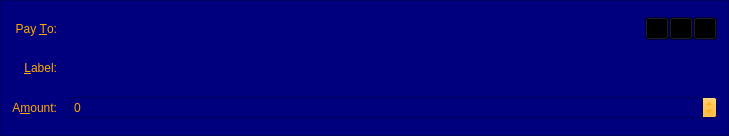
<?xml version="1.0" encoding="UTF-8"?>
<ui version="4.0">
 <class>SendCoinsEntry</class>
 <widget class="QFrame" name="SendCoinsEntry">
  <property name="geometry">
   <rect>
    <x>0</x>
    <y>0</y>
    <width>729</width>
    <height>136</height>
   </rect>
  </property>
  <property name="palette">
   <palette>
    <active>
     <colorrole role="WindowText">
      <brush brushstyle="SolidPattern">
       <color alpha="255">
        <red>255</red>
        <green>170</green>
        <blue>0</blue>
       </color>
      </brush>
     </colorrole>
     <colorrole role="Button">
      <brush brushstyle="SolidPattern">
       <color alpha="255">
        <red>255</red>
        <green>170</green>
        <blue>0</blue>
       </color>
      </brush>
     </colorrole>
     <colorrole role="Light">
      <brush brushstyle="SolidPattern">
       <color alpha="255">
        <red>255</red>
        <green>170</green>
        <blue>0</blue>
       </color>
      </brush>
     </colorrole>
     <colorrole role="Midlight">
      <brush brushstyle="SolidPattern">
       <color alpha="255">
        <red>255</red>
        <green>170</green>
        <blue>0</blue>
       </color>
      </brush>
     </colorrole>
     <colorrole role="Dark">
      <brush brushstyle="SolidPattern">
       <color alpha="255">
        <red>255</red>
        <green>170</green>
        <blue>0</blue>
       </color>
      </brush>
     </colorrole>
     <colorrole role="Mid">
      <brush brushstyle="SolidPattern">
       <color alpha="255">
        <red>255</red>
        <green>170</green>
        <blue>0</blue>
       </color>
      </brush>
     </colorrole>
     <colorrole role="Text">
      <brush brushstyle="SolidPattern">
       <color alpha="255">
        <red>255</red>
        <green>170</green>
        <blue>0</blue>
       </color>
      </brush>
     </colorrole>
     <colorrole role="BrightText">
      <brush brushstyle="SolidPattern">
       <color alpha="255">
        <red>255</red>
        <green>170</green>
        <blue>0</blue>
       </color>
      </brush>
     </colorrole>
     <colorrole role="ButtonText">
      <brush brushstyle="SolidPattern">
       <color alpha="255">
        <red>255</red>
        <green>170</green>
        <blue>0</blue>
       </color>
      </brush>
     </colorrole>
     <colorrole role="Base">
      <brush brushstyle="SolidPattern">
       <color alpha="255">
        <red>0</red>
        <green>0</green>
        <blue>127</blue>
       </color>
      </brush>
     </colorrole>
     <colorrole role="Window">
      <brush brushstyle="SolidPattern">
       <color alpha="255">
        <red>0</red>
        <green>0</green>
        <blue>127</blue>
       </color>
      </brush>
     </colorrole>
     <colorrole role="HighlightedText">
      <brush brushstyle="SolidPattern">
       <color alpha="255">
        <red>0</red>
        <green>0</green>
        <blue>127</blue>
       </color>
      </brush>
     </colorrole>
     <colorrole role="AlternateBase">
      <brush brushstyle="SolidPattern">
       <color alpha="255">
        <red>0</red>
        <green>0</green>
        <blue>127</blue>
       </color>
      </brush>
     </colorrole>
     <colorrole role="NoRole">
      <brush brushstyle="SolidPattern">
       <color alpha="255">
        <red>0</red>
        <green>0</green>
        <blue>127</blue>
       </color>
      </brush>
     </colorrole>
     <colorrole role="ToolTipBase">
      <brush brushstyle="SolidPattern">
       <color alpha="255">
        <red>0</red>
        <green>0</green>
        <blue>127</blue>
       </color>
      </brush>
     </colorrole>
     <colorrole role="ToolTipText">
      <brush brushstyle="SolidPattern">
       <color alpha="255">
        <red>255</red>
        <green>170</green>
        <blue>0</blue>
       </color>
      </brush>
     </colorrole>
    </active>
    <inactive>
     <colorrole role="WindowText">
      <brush brushstyle="SolidPattern">
       <color alpha="255">
        <red>255</red>
        <green>170</green>
        <blue>0</blue>
       </color>
      </brush>
     </colorrole>
     <colorrole role="Button">
      <brush brushstyle="SolidPattern">
       <color alpha="255">
        <red>255</red>
        <green>170</green>
        <blue>0</blue>
       </color>
      </brush>
     </colorrole>
     <colorrole role="Light">
      <brush brushstyle="SolidPattern">
       <color alpha="255">
        <red>255</red>
        <green>170</green>
        <blue>0</blue>
       </color>
      </brush>
     </colorrole>
     <colorrole role="Midlight">
      <brush brushstyle="SolidPattern">
       <color alpha="255">
        <red>255</red>
        <green>170</green>
        <blue>0</blue>
       </color>
      </brush>
     </colorrole>
     <colorrole role="Dark">
      <brush brushstyle="SolidPattern">
       <color alpha="255">
        <red>255</red>
        <green>170</green>
        <blue>0</blue>
       </color>
      </brush>
     </colorrole>
     <colorrole role="Mid">
      <brush brushstyle="SolidPattern">
       <color alpha="255">
        <red>255</red>
        <green>170</green>
        <blue>0</blue>
       </color>
      </brush>
     </colorrole>
     <colorrole role="Text">
      <brush brushstyle="SolidPattern">
       <color alpha="255">
        <red>255</red>
        <green>170</green>
        <blue>0</blue>
       </color>
      </brush>
     </colorrole>
     <colorrole role="BrightText">
      <brush brushstyle="SolidPattern">
       <color alpha="255">
        <red>255</red>
        <green>170</green>
        <blue>0</blue>
       </color>
      </brush>
     </colorrole>
     <colorrole role="ButtonText">
      <brush brushstyle="SolidPattern">
       <color alpha="255">
        <red>255</red>
        <green>170</green>
        <blue>0</blue>
       </color>
      </brush>
     </colorrole>
     <colorrole role="Base">
      <brush brushstyle="SolidPattern">
       <color alpha="255">
        <red>0</red>
        <green>0</green>
        <blue>127</blue>
       </color>
      </brush>
     </colorrole>
     <colorrole role="Window">
      <brush brushstyle="SolidPattern">
       <color alpha="255">
        <red>0</red>
        <green>0</green>
        <blue>127</blue>
       </color>
      </brush>
     </colorrole>
     <colorrole role="HighlightedText">
      <brush brushstyle="SolidPattern">
       <color alpha="255">
        <red>0</red>
        <green>0</green>
        <blue>127</blue>
       </color>
      </brush>
     </colorrole>
     <colorrole role="AlternateBase">
      <brush brushstyle="SolidPattern">
       <color alpha="255">
        <red>0</red>
        <green>0</green>
        <blue>127</blue>
       </color>
      </brush>
     </colorrole>
     <colorrole role="NoRole">
      <brush brushstyle="SolidPattern">
       <color alpha="255">
        <red>0</red>
        <green>0</green>
        <blue>127</blue>
       </color>
      </brush>
     </colorrole>
     <colorrole role="ToolTipBase">
      <brush brushstyle="SolidPattern">
       <color alpha="255">
        <red>0</red>
        <green>0</green>
        <blue>127</blue>
       </color>
      </brush>
     </colorrole>
     <colorrole role="ToolTipText">
      <brush brushstyle="SolidPattern">
       <color alpha="255">
        <red>255</red>
        <green>170</green>
        <blue>0</blue>
       </color>
      </brush>
     </colorrole>
    </inactive>
    <disabled>
     <colorrole role="WindowText">
      <brush brushstyle="SolidPattern">
       <color alpha="255">
        <red>255</red>
        <green>170</green>
        <blue>0</blue>
       </color>
      </brush>
     </colorrole>
     <colorrole role="Button">
      <brush brushstyle="SolidPattern">
       <color alpha="255">
        <red>255</red>
        <green>170</green>
        <blue>0</blue>
       </color>
      </brush>
     </colorrole>
     <colorrole role="Light">
      <brush brushstyle="SolidPattern">
       <color alpha="255">
        <red>255</red>
        <green>170</green>
        <blue>0</blue>
       </color>
      </brush>
     </colorrole>
     <colorrole role="Midlight">
      <brush brushstyle="SolidPattern">
       <color alpha="255">
        <red>255</red>
        <green>170</green>
        <blue>0</blue>
       </color>
      </brush>
     </colorrole>
     <colorrole role="Dark">
      <brush brushstyle="SolidPattern">
       <color alpha="255">
        <red>255</red>
        <green>170</green>
        <blue>0</blue>
       </color>
      </brush>
     </colorrole>
     <colorrole role="Mid">
      <brush brushstyle="SolidPattern">
       <color alpha="255">
        <red>255</red>
        <green>170</green>
        <blue>0</blue>
       </color>
      </brush>
     </colorrole>
     <colorrole role="Text">
      <brush brushstyle="SolidPattern">
       <color alpha="255">
        <red>255</red>
        <green>170</green>
        <blue>0</blue>
       </color>
      </brush>
     </colorrole>
     <colorrole role="BrightText">
      <brush brushstyle="SolidPattern">
       <color alpha="255">
        <red>255</red>
        <green>170</green>
        <blue>0</blue>
       </color>
      </brush>
     </colorrole>
     <colorrole role="ButtonText">
      <brush brushstyle="SolidPattern">
       <color alpha="255">
        <red>255</red>
        <green>170</green>
        <blue>0</blue>
       </color>
      </brush>
     </colorrole>
     <colorrole role="Base">
      <brush brushstyle="SolidPattern">
       <color alpha="255">
        <red>0</red>
        <green>0</green>
        <blue>127</blue>
       </color>
      </brush>
     </colorrole>
     <colorrole role="Window">
      <brush brushstyle="SolidPattern">
       <color alpha="255">
        <red>0</red>
        <green>0</green>
        <blue>127</blue>
       </color>
      </brush>
     </colorrole>
     <colorrole role="HighlightedText">
      <brush brushstyle="SolidPattern">
       <color alpha="255">
        <red>0</red>
        <green>0</green>
        <blue>127</blue>
       </color>
      </brush>
     </colorrole>
     <colorrole role="AlternateBase">
      <brush brushstyle="SolidPattern">
       <color alpha="255">
        <red>0</red>
        <green>0</green>
        <blue>127</blue>
       </color>
      </brush>
     </colorrole>
     <colorrole role="NoRole">
      <brush brushstyle="SolidPattern">
       <color alpha="255">
        <red>0</red>
        <green>0</green>
        <blue>127</blue>
       </color>
      </brush>
     </colorrole>
     <colorrole role="ToolTipBase">
      <brush brushstyle="SolidPattern">
       <color alpha="255">
        <red>0</red>
        <green>0</green>
        <blue>127</blue>
       </color>
      </brush>
     </colorrole>
     <colorrole role="ToolTipText">
      <brush brushstyle="SolidPattern">
       <color alpha="255">
        <red>255</red>
        <green>170</green>
        <blue>0</blue>
       </color>
      </brush>
     </colorrole>
    </disabled>
   </palette>
  </property>
  <property name="windowTitle">
   <string>Form</string>
  </property>
  <property name="styleSheet">
   <string notr="true">QWidget 
{ background: url(:/images/bkg); } 
</string>
  </property>
  <property name="frameShape">
   <enum>QFrame::StyledPanel</enum>
  </property>
  <property name="frameShadow">
   <enum>QFrame::Sunken</enum>
  </property>
  <layout class="QGridLayout" name="gridLayout">
   <property name="spacing">
    <number>12</number>
   </property>
   <item row="5" column="0">
    <widget class="QLabel" name="label">
     <property name="palette">
      <palette>
       <active>
        <colorrole role="WindowText">
         <brush brushstyle="SolidPattern">
          <color alpha="255">
           <red>255</red>
           <green>170</green>
           <blue>0</blue>
          </color>
         </brush>
        </colorrole>
        <colorrole role="Text">
         <brush brushstyle="SolidPattern">
          <color alpha="255">
           <red>255</red>
           <green>170</green>
           <blue>0</blue>
          </color>
         </brush>
        </colorrole>
        <colorrole role="BrightText">
         <brush brushstyle="SolidPattern">
          <color alpha="255">
           <red>255</red>
           <green>170</green>
           <blue>0</blue>
          </color>
         </brush>
        </colorrole>
        <colorrole role="ButtonText">
         <brush brushstyle="SolidPattern">
          <color alpha="255">
           <red>255</red>
           <green>170</green>
           <blue>0</blue>
          </color>
         </brush>
        </colorrole>
       </active>
       <inactive>
        <colorrole role="WindowText">
         <brush brushstyle="SolidPattern">
          <color alpha="255">
           <red>255</red>
           <green>170</green>
           <blue>0</blue>
          </color>
         </brush>
        </colorrole>
        <colorrole role="Text">
         <brush brushstyle="SolidPattern">
          <color alpha="255">
           <red>255</red>
           <green>170</green>
           <blue>0</blue>
          </color>
         </brush>
        </colorrole>
        <colorrole role="BrightText">
         <brush brushstyle="SolidPattern">
          <color alpha="255">
           <red>255</red>
           <green>170</green>
           <blue>0</blue>
          </color>
         </brush>
        </colorrole>
        <colorrole role="ButtonText">
         <brush brushstyle="SolidPattern">
          <color alpha="255">
           <red>255</red>
           <green>170</green>
           <blue>0</blue>
          </color>
         </brush>
        </colorrole>
       </inactive>
       <disabled>
        <colorrole role="WindowText">
         <brush brushstyle="SolidPattern">
          <color alpha="255">
           <red>159</red>
           <green>158</green>
           <blue>158</blue>
          </color>
         </brush>
        </colorrole>
        <colorrole role="Text">
         <brush brushstyle="SolidPattern">
          <color alpha="255">
           <red>159</red>
           <green>158</green>
           <blue>158</blue>
          </color>
         </brush>
        </colorrole>
        <colorrole role="BrightText">
         <brush brushstyle="SolidPattern">
          <color alpha="255">
           <red>255</red>
           <green>170</green>
           <blue>0</blue>
          </color>
         </brush>
        </colorrole>
        <colorrole role="ButtonText">
         <brush brushstyle="SolidPattern">
          <color alpha="255">
           <red>159</red>
           <green>158</green>
           <blue>158</blue>
          </color>
         </brush>
        </colorrole>
       </disabled>
      </palette>
     </property>
     <property name="text">
      <string>A&amp;mount:</string>
     </property>
     <property name="alignment">
      <set>Qt::AlignRight|Qt::AlignTrailing|Qt::AlignVCenter</set>
     </property>
     <property name="buddy">
      <cstring>payAmount</cstring>
     </property>
    </widget>
   </item>
   <item row="3" column="0">
    <widget class="QLabel" name="label_2">
     <property name="palette">
      <palette>
       <active>
        <colorrole role="WindowText">
         <brush brushstyle="SolidPattern">
          <color alpha="255">
           <red>255</red>
           <green>170</green>
           <blue>0</blue>
          </color>
         </brush>
        </colorrole>
        <colorrole role="Text">
         <brush brushstyle="SolidPattern">
          <color alpha="255">
           <red>255</red>
           <green>170</green>
           <blue>0</blue>
          </color>
         </brush>
        </colorrole>
        <colorrole role="BrightText">
         <brush brushstyle="SolidPattern">
          <color alpha="255">
           <red>255</red>
           <green>170</green>
           <blue>0</blue>
          </color>
         </brush>
        </colorrole>
        <colorrole role="ButtonText">
         <brush brushstyle="SolidPattern">
          <color alpha="255">
           <red>255</red>
           <green>170</green>
           <blue>0</blue>
          </color>
         </brush>
        </colorrole>
       </active>
       <inactive>
        <colorrole role="WindowText">
         <brush brushstyle="SolidPattern">
          <color alpha="255">
           <red>255</red>
           <green>170</green>
           <blue>0</blue>
          </color>
         </brush>
        </colorrole>
        <colorrole role="Text">
         <brush brushstyle="SolidPattern">
          <color alpha="255">
           <red>255</red>
           <green>170</green>
           <blue>0</blue>
          </color>
         </brush>
        </colorrole>
        <colorrole role="BrightText">
         <brush brushstyle="SolidPattern">
          <color alpha="255">
           <red>255</red>
           <green>170</green>
           <blue>0</blue>
          </color>
         </brush>
        </colorrole>
        <colorrole role="ButtonText">
         <brush brushstyle="SolidPattern">
          <color alpha="255">
           <red>255</red>
           <green>170</green>
           <blue>0</blue>
          </color>
         </brush>
        </colorrole>
       </inactive>
       <disabled>
        <colorrole role="WindowText">
         <brush brushstyle="SolidPattern">
          <color alpha="255">
           <red>159</red>
           <green>158</green>
           <blue>158</blue>
          </color>
         </brush>
        </colorrole>
        <colorrole role="Text">
         <brush brushstyle="SolidPattern">
          <color alpha="255">
           <red>159</red>
           <green>158</green>
           <blue>158</blue>
          </color>
         </brush>
        </colorrole>
        <colorrole role="BrightText">
         <brush brushstyle="SolidPattern">
          <color alpha="255">
           <red>255</red>
           <green>170</green>
           <blue>0</blue>
          </color>
         </brush>
        </colorrole>
        <colorrole role="ButtonText">
         <brush brushstyle="SolidPattern">
          <color alpha="255">
           <red>159</red>
           <green>158</green>
           <blue>158</blue>
          </color>
         </brush>
        </colorrole>
       </disabled>
      </palette>
     </property>
     <property name="text">
      <string>Pay &amp;To:</string>
     </property>
     <property name="alignment">
      <set>Qt::AlignRight|Qt::AlignTrailing|Qt::AlignVCenter</set>
     </property>
     <property name="buddy">
      <cstring>payTo</cstring>
     </property>
    </widget>
   </item>
   <item row="5" column="1">
    <widget class="BitcoinAmountField" name="payAmount">
     <property name="palette">
      <palette>
       <active>
        <colorrole role="WindowText">
         <brush brushstyle="SolidPattern">
          <color alpha="255">
           <red>255</red>
           <green>170</green>
           <blue>0</blue>
          </color>
         </brush>
        </colorrole>
        <colorrole role="Text">
         <brush brushstyle="SolidPattern">
          <color alpha="255">
           <red>255</red>
           <green>170</green>
           <blue>0</blue>
          </color>
         </brush>
        </colorrole>
        <colorrole role="BrightText">
         <brush brushstyle="SolidPattern">
          <color alpha="255">
           <red>255</red>
           <green>170</green>
           <blue>0</blue>
          </color>
         </brush>
        </colorrole>
        <colorrole role="ButtonText">
         <brush brushstyle="SolidPattern">
          <color alpha="255">
           <red>255</red>
           <green>170</green>
           <blue>0</blue>
          </color>
         </brush>
        </colorrole>
       </active>
       <inactive>
        <colorrole role="WindowText">
         <brush brushstyle="SolidPattern">
          <color alpha="255">
           <red>255</red>
           <green>170</green>
           <blue>0</blue>
          </color>
         </brush>
        </colorrole>
        <colorrole role="Text">
         <brush brushstyle="SolidPattern">
          <color alpha="255">
           <red>255</red>
           <green>170</green>
           <blue>0</blue>
          </color>
         </brush>
        </colorrole>
        <colorrole role="BrightText">
         <brush brushstyle="SolidPattern">
          <color alpha="255">
           <red>255</red>
           <green>170</green>
           <blue>0</blue>
          </color>
         </brush>
        </colorrole>
        <colorrole role="ButtonText">
         <brush brushstyle="SolidPattern">
          <color alpha="255">
           <red>255</red>
           <green>170</green>
           <blue>0</blue>
          </color>
         </brush>
        </colorrole>
       </inactive>
       <disabled>
        <colorrole role="WindowText">
         <brush brushstyle="SolidPattern">
          <color alpha="255">
           <red>159</red>
           <green>158</green>
           <blue>158</blue>
          </color>
         </brush>
        </colorrole>
        <colorrole role="Text">
         <brush brushstyle="SolidPattern">
          <color alpha="255">
           <red>159</red>
           <green>158</green>
           <blue>158</blue>
          </color>
         </brush>
        </colorrole>
        <colorrole role="BrightText">
         <brush brushstyle="SolidPattern">
          <color alpha="255">
           <red>255</red>
           <green>170</green>
           <blue>0</blue>
          </color>
         </brush>
        </colorrole>
        <colorrole role="ButtonText">
         <brush brushstyle="SolidPattern">
          <color alpha="255">
           <red>159</red>
           <green>158</green>
           <blue>158</blue>
          </color>
         </brush>
        </colorrole>
       </disabled>
      </palette>
     </property>
    </widget>
   </item>
   <item row="4" column="1">
    <layout class="QHBoxLayout" name="horizontalLayout_2">
     <property name="spacing">
      <number>0</number>
     </property>
     <item>
      <widget class="QValidatedLineEdit" name="addAsLabel">
       <property name="enabled">
        <bool>true</bool>
       </property>
       <property name="palette">
        <palette>
         <active>
          <colorrole role="Button">
           <brush brushstyle="SolidPattern">
            <color alpha="0">
             <red>0</red>
             <green>0</green>
             <blue>0</blue>
            </color>
           </brush>
          </colorrole>
          <colorrole role="Base">
           <brush brushstyle="SolidPattern">
            <color alpha="0">
             <red>0</red>
             <green>0</green>
             <blue>0</blue>
            </color>
           </brush>
          </colorrole>
          <colorrole role="Window">
           <brush brushstyle="SolidPattern">
            <color alpha="0">
             <red>0</red>
             <green>0</green>
             <blue>0</blue>
            </color>
           </brush>
          </colorrole>
         </active>
         <inactive>
          <colorrole role="Button">
           <brush brushstyle="SolidPattern">
            <color alpha="0">
             <red>0</red>
             <green>0</green>
             <blue>0</blue>
            </color>
           </brush>
          </colorrole>
          <colorrole role="Base">
           <brush brushstyle="SolidPattern">
            <color alpha="0">
             <red>0</red>
             <green>0</green>
             <blue>0</blue>
            </color>
           </brush>
          </colorrole>
          <colorrole role="Window">
           <brush brushstyle="SolidPattern">
            <color alpha="0">
             <red>0</red>
             <green>0</green>
             <blue>0</blue>
            </color>
           </brush>
          </colorrole>
         </inactive>
         <disabled>
          <colorrole role="Button">
           <brush brushstyle="SolidPattern">
            <color alpha="0">
             <red>0</red>
             <green>0</green>
             <blue>0</blue>
            </color>
           </brush>
          </colorrole>
          <colorrole role="Base">
           <brush brushstyle="SolidPattern">
            <color alpha="0">
             <red>0</red>
             <green>0</green>
             <blue>0</blue>
            </color>
           </brush>
          </colorrole>
          <colorrole role="Window">
           <brush brushstyle="SolidPattern">
            <color alpha="0">
             <red>0</red>
             <green>0</green>
             <blue>0</blue>
            </color>
           </brush>
          </colorrole>
         </disabled>
        </palette>
       </property>
       <property name="toolTip">
        <string>Enter a label for this address to add it to your address book</string>
       </property>
       <property name="styleSheet">
        <string notr="true">background:transparent;
</string>
       </property>
       <property name="text">
        <string/>
       </property>
      </widget>
     </item>
    </layout>
   </item>
   <item row="4" column="0">
    <widget class="QLabel" name="label_4">
     <property name="palette">
      <palette>
       <active>
        <colorrole role="WindowText">
         <brush brushstyle="SolidPattern">
          <color alpha="255">
           <red>255</red>
           <green>170</green>
           <blue>0</blue>
          </color>
         </brush>
        </colorrole>
        <colorrole role="Text">
         <brush brushstyle="SolidPattern">
          <color alpha="255">
           <red>255</red>
           <green>170</green>
           <blue>0</blue>
          </color>
         </brush>
        </colorrole>
        <colorrole role="BrightText">
         <brush brushstyle="SolidPattern">
          <color alpha="255">
           <red>255</red>
           <green>170</green>
           <blue>0</blue>
          </color>
         </brush>
        </colorrole>
        <colorrole role="ButtonText">
         <brush brushstyle="SolidPattern">
          <color alpha="255">
           <red>255</red>
           <green>170</green>
           <blue>0</blue>
          </color>
         </brush>
        </colorrole>
       </active>
       <inactive>
        <colorrole role="WindowText">
         <brush brushstyle="SolidPattern">
          <color alpha="255">
           <red>255</red>
           <green>170</green>
           <blue>0</blue>
          </color>
         </brush>
        </colorrole>
        <colorrole role="Text">
         <brush brushstyle="SolidPattern">
          <color alpha="255">
           <red>255</red>
           <green>170</green>
           <blue>0</blue>
          </color>
         </brush>
        </colorrole>
        <colorrole role="BrightText">
         <brush brushstyle="SolidPattern">
          <color alpha="255">
           <red>255</red>
           <green>170</green>
           <blue>0</blue>
          </color>
         </brush>
        </colorrole>
        <colorrole role="ButtonText">
         <brush brushstyle="SolidPattern">
          <color alpha="255">
           <red>255</red>
           <green>170</green>
           <blue>0</blue>
          </color>
         </brush>
        </colorrole>
       </inactive>
       <disabled>
        <colorrole role="WindowText">
         <brush brushstyle="SolidPattern">
          <color alpha="255">
           <red>159</red>
           <green>158</green>
           <blue>158</blue>
          </color>
         </brush>
        </colorrole>
        <colorrole role="Text">
         <brush brushstyle="SolidPattern">
          <color alpha="255">
           <red>159</red>
           <green>158</green>
           <blue>158</blue>
          </color>
         </brush>
        </colorrole>
        <colorrole role="BrightText">
         <brush brushstyle="SolidPattern">
          <color alpha="255">
           <red>255</red>
           <green>170</green>
           <blue>0</blue>
          </color>
         </brush>
        </colorrole>
        <colorrole role="ButtonText">
         <brush brushstyle="SolidPattern">
          <color alpha="255">
           <red>159</red>
           <green>158</green>
           <blue>158</blue>
          </color>
         </brush>
        </colorrole>
       </disabled>
      </palette>
     </property>
     <property name="text">
      <string>&amp;Label:</string>
     </property>
     <property name="alignment">
      <set>Qt::AlignRight|Qt::AlignTrailing|Qt::AlignVCenter</set>
     </property>
     <property name="buddy">
      <cstring>addAsLabel</cstring>
     </property>
    </widget>
   </item>
   <item row="3" column="1">
    <layout class="QHBoxLayout" name="payToLayout">
     <property name="spacing">
      <number>0</number>
     </property>
     <item>
      <widget class="QValidatedLineEdit" name="payTo">
       <property name="palette">
        <palette>
         <active>
          <colorrole role="Button">
           <brush brushstyle="SolidPattern">
            <color alpha="0">
             <red>0</red>
             <green>0</green>
             <blue>0</blue>
            </color>
           </brush>
          </colorrole>
          <colorrole role="Base">
           <brush brushstyle="SolidPattern">
            <color alpha="0">
             <red>0</red>
             <green>0</green>
             <blue>0</blue>
            </color>
           </brush>
          </colorrole>
          <colorrole role="Window">
           <brush brushstyle="SolidPattern">
            <color alpha="0">
             <red>0</red>
             <green>0</green>
             <blue>0</blue>
            </color>
           </brush>
          </colorrole>
         </active>
         <inactive>
          <colorrole role="Button">
           <brush brushstyle="SolidPattern">
            <color alpha="0">
             <red>0</red>
             <green>0</green>
             <blue>0</blue>
            </color>
           </brush>
          </colorrole>
          <colorrole role="Base">
           <brush brushstyle="SolidPattern">
            <color alpha="0">
             <red>0</red>
             <green>0</green>
             <blue>0</blue>
            </color>
           </brush>
          </colorrole>
          <colorrole role="Window">
           <brush brushstyle="SolidPattern">
            <color alpha="0">
             <red>0</red>
             <green>0</green>
             <blue>0</blue>
            </color>
           </brush>
          </colorrole>
         </inactive>
         <disabled>
          <colorrole role="Button">
           <brush brushstyle="SolidPattern">
            <color alpha="0">
             <red>0</red>
             <green>0</green>
             <blue>0</blue>
            </color>
           </brush>
          </colorrole>
          <colorrole role="Base">
           <brush brushstyle="SolidPattern">
            <color alpha="0">
             <red>0</red>
             <green>0</green>
             <blue>0</blue>
            </color>
           </brush>
          </colorrole>
          <colorrole role="Window">
           <brush brushstyle="SolidPattern">
            <color alpha="0">
             <red>0</red>
             <green>0</green>
             <blue>0</blue>
            </color>
           </brush>
          </colorrole>
         </disabled>
        </palette>
       </property>
       <property name="toolTip">
        <string>The address to send the payment to  (e.g. 4Zo1ga6xuKuQ7JV7M9rGDoxdbYwV5zgQJ5)</string>
       </property>
       <property name="styleSheet">
        <string notr="true">background:transparent</string>
       </property>
       <property name="text">
        <string/>
       </property>
       <property name="maxLength">
        <number>34</number>
       </property>
      </widget>
     </item>
     <item>
      <widget class="QToolButton" name="addressBookButton">
       <property name="palette">
        <palette>
         <active>
          <colorrole role="Button">
           <brush brushstyle="SolidPattern">
            <color alpha="0">
             <red>0</red>
             <green>0</green>
             <blue>0</blue>
            </color>
           </brush>
          </colorrole>
          <colorrole role="Base">
           <brush brushstyle="SolidPattern">
            <color alpha="0">
             <red>0</red>
             <green>0</green>
             <blue>0</blue>
            </color>
           </brush>
          </colorrole>
          <colorrole role="Window">
           <brush brushstyle="SolidPattern">
            <color alpha="0">
             <red>0</red>
             <green>0</green>
             <blue>0</blue>
            </color>
           </brush>
          </colorrole>
         </active>
         <inactive>
          <colorrole role="Button">
           <brush brushstyle="SolidPattern">
            <color alpha="0">
             <red>0</red>
             <green>0</green>
             <blue>0</blue>
            </color>
           </brush>
          </colorrole>
          <colorrole role="Base">
           <brush brushstyle="SolidPattern">
            <color alpha="0">
             <red>0</red>
             <green>0</green>
             <blue>0</blue>
            </color>
           </brush>
          </colorrole>
          <colorrole role="Window">
           <brush brushstyle="SolidPattern">
            <color alpha="0">
             <red>0</red>
             <green>0</green>
             <blue>0</blue>
            </color>
           </brush>
          </colorrole>
         </inactive>
         <disabled>
          <colorrole role="Button">
           <brush brushstyle="SolidPattern">
            <color alpha="0">
             <red>0</red>
             <green>0</green>
             <blue>0</blue>
            </color>
           </brush>
          </colorrole>
          <colorrole role="Base">
           <brush brushstyle="SolidPattern">
            <color alpha="0">
             <red>0</red>
             <green>0</green>
             <blue>0</blue>
            </color>
           </brush>
          </colorrole>
          <colorrole role="Window">
           <brush brushstyle="SolidPattern">
            <color alpha="0">
             <red>0</red>
             <green>0</green>
             <blue>0</blue>
            </color>
           </brush>
          </colorrole>
         </disabled>
        </palette>
       </property>
       <property name="toolTip">
        <string>Choose address from address book</string>
       </property>
       <property name="styleSheet">
        <string notr="true">
background:transparent</string>
       </property>
       <property name="text">
        <string/>
       </property>
       <property name="icon">
        <iconset resource="../bitcoin.qrc">
         <normaloff>:/icons/address-book</normaloff>:/icons/address-book</iconset>
       </property>
       <property name="shortcut">
        <string>Alt+A</string>
       </property>
      </widget>
     </item>
     <item>
      <widget class="QToolButton" name="pasteButton">
       <property name="palette">
        <palette>
         <active>
          <colorrole role="Button">
           <brush brushstyle="SolidPattern">
            <color alpha="0">
             <red>0</red>
             <green>0</green>
             <blue>0</blue>
            </color>
           </brush>
          </colorrole>
          <colorrole role="Base">
           <brush brushstyle="SolidPattern">
            <color alpha="0">
             <red>0</red>
             <green>0</green>
             <blue>0</blue>
            </color>
           </brush>
          </colorrole>
          <colorrole role="Window">
           <brush brushstyle="SolidPattern">
            <color alpha="0">
             <red>0</red>
             <green>0</green>
             <blue>0</blue>
            </color>
           </brush>
          </colorrole>
         </active>
         <inactive>
          <colorrole role="Button">
           <brush brushstyle="SolidPattern">
            <color alpha="0">
             <red>0</red>
             <green>0</green>
             <blue>0</blue>
            </color>
           </brush>
          </colorrole>
          <colorrole role="Base">
           <brush brushstyle="SolidPattern">
            <color alpha="0">
             <red>0</red>
             <green>0</green>
             <blue>0</blue>
            </color>
           </brush>
          </colorrole>
          <colorrole role="Window">
           <brush brushstyle="SolidPattern">
            <color alpha="0">
             <red>0</red>
             <green>0</green>
             <blue>0</blue>
            </color>
           </brush>
          </colorrole>
         </inactive>
         <disabled>
          <colorrole role="Button">
           <brush brushstyle="SolidPattern">
            <color alpha="0">
             <red>0</red>
             <green>0</green>
             <blue>0</blue>
            </color>
           </brush>
          </colorrole>
          <colorrole role="Base">
           <brush brushstyle="SolidPattern">
            <color alpha="0">
             <red>0</red>
             <green>0</green>
             <blue>0</blue>
            </color>
           </brush>
          </colorrole>
          <colorrole role="Window">
           <brush brushstyle="SolidPattern">
            <color alpha="0">
             <red>0</red>
             <green>0</green>
             <blue>0</blue>
            </color>
           </brush>
          </colorrole>
         </disabled>
        </palette>
       </property>
       <property name="toolTip">
        <string>Paste address from clipboard</string>
       </property>
       <property name="styleSheet">
        <string notr="true">background:transparent
</string>
       </property>
       <property name="text">
        <string/>
       </property>
       <property name="icon">
        <iconset resource="../bitcoin.qrc">
         <normaloff>:/icons/editpaste</normaloff>:/icons/editpaste</iconset>
       </property>
       <property name="shortcut">
        <string>Alt+P</string>
       </property>
      </widget>
     </item>
     <item>
      <widget class="QToolButton" name="deleteButton">
       <property name="palette">
        <palette>
         <active>
          <colorrole role="Button">
           <brush brushstyle="SolidPattern">
            <color alpha="0">
             <red>0</red>
             <green>0</green>
             <blue>0</blue>
            </color>
           </brush>
          </colorrole>
          <colorrole role="Base">
           <brush brushstyle="SolidPattern">
            <color alpha="0">
             <red>0</red>
             <green>0</green>
             <blue>0</blue>
            </color>
           </brush>
          </colorrole>
          <colorrole role="Window">
           <brush brushstyle="SolidPattern">
            <color alpha="0">
             <red>0</red>
             <green>0</green>
             <blue>0</blue>
            </color>
           </brush>
          </colorrole>
         </active>
         <inactive>
          <colorrole role="Button">
           <brush brushstyle="SolidPattern">
            <color alpha="0">
             <red>0</red>
             <green>0</green>
             <blue>0</blue>
            </color>
           </brush>
          </colorrole>
          <colorrole role="Base">
           <brush brushstyle="SolidPattern">
            <color alpha="0">
             <red>0</red>
             <green>0</green>
             <blue>0</blue>
            </color>
           </brush>
          </colorrole>
          <colorrole role="Window">
           <brush brushstyle="SolidPattern">
            <color alpha="0">
             <red>0</red>
             <green>0</green>
             <blue>0</blue>
            </color>
           </brush>
          </colorrole>
         </inactive>
         <disabled>
          <colorrole role="Button">
           <brush brushstyle="SolidPattern">
            <color alpha="0">
             <red>0</red>
             <green>0</green>
             <blue>0</blue>
            </color>
           </brush>
          </colorrole>
          <colorrole role="Base">
           <brush brushstyle="SolidPattern">
            <color alpha="0">
             <red>0</red>
             <green>0</green>
             <blue>0</blue>
            </color>
           </brush>
          </colorrole>
          <colorrole role="Window">
           <brush brushstyle="SolidPattern">
            <color alpha="0">
             <red>0</red>
             <green>0</green>
             <blue>0</blue>
            </color>
           </brush>
          </colorrole>
         </disabled>
        </palette>
       </property>
       <property name="toolTip">
        <string>Remove this recipient</string>
       </property>
       <property name="styleSheet">
        <string notr="true">BACKGROUND:TRANSPARENT
</string>
       </property>
       <property name="text">
        <string/>
       </property>
       <property name="icon">
        <iconset resource="../bitcoin.qrc">
         <normaloff>:/icons/remove</normaloff>:/icons/remove</iconset>
       </property>
      </widget>
     </item>
    </layout>
   </item>
  </layout>
 </widget>
 <customwidgets>
  <customwidget>
   <class>BitcoinAmountField</class>
   <extends>QSpinBox</extends>
   <header>bitcoinamountfield.h</header>
   <container>1</container>
  </customwidget>
  <customwidget>
   <class>QValidatedLineEdit</class>
   <extends>QLineEdit</extends>
   <header>qvalidatedlineedit.h</header>
  </customwidget>
 </customwidgets>
 <resources>
  <include location="../bitcoin.qrc"/>
 </resources>
 <connections/>
</ui>
